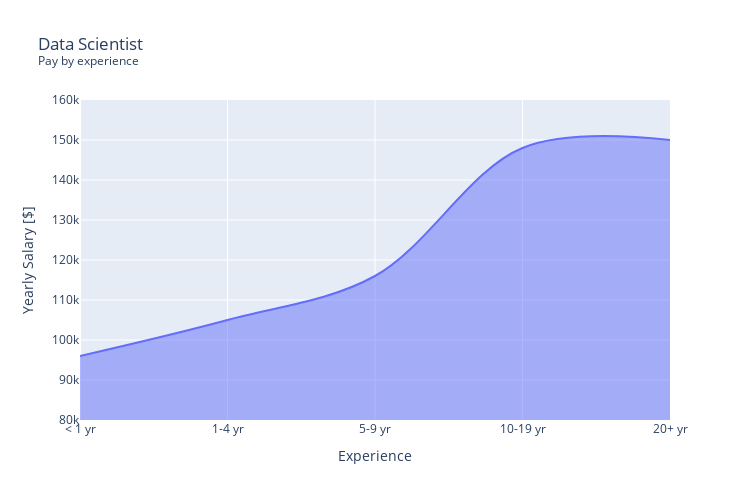

Notebook source saved alongside this figure:
### Code cell
import plotly.express as px
# df = px.data.gapminder()
fig = px.area(df_exp, y='YearlySalary', range_y=[80e3,160e3], line_shape='spline' ,title="Data Scientist<br><sup>Pay by experience</sup>", width=750, height=500)
fig.update_traces(mode="lines", hovertemplate=None)
fig.update_layout(hovermode="y",
    xaxis_title="Experience",
    yaxis_title="Yearly Salary [$]",)

fig.update_layout(
    xaxis = dict(
        tickmode = 'array',
        tickvals = [0, 5, 10, 15, 20],
        ticktext = ['< 1 yr', '1-4 yr', '5-9 yr', '10-19 yr', '20+ yr',]
    )
)

fig.show()

### Figure 1 — Plotly figure (JSON) as saved in the notebook; plotly's stock layout.template omitted (floating-point values rounded to 4 significant figures)
{"data": [{"fillpattern": {"shape": ""}, "legendgroup": "", "line": {"color": "#636efa", "shape": "spline"}, "marker": {"symbol": "circle"}, "mode": "lines", "name": "", "orientation": "v", "showlegend": false, "stackgroup": "1", "type": "scatter", "x": [0, 5, 10, 15, 20], "xaxis": "x", "y": [96000, 105000, 116000, 148000, 150000], "yaxis": "y"}], "layout": {"height": 500, "hovermode": "y", "legend": {"tracegroupgap": 0}, "title": {"text": "Data Scientist<br><sup>Pay by experience</sup>"}, "width": 750, "xaxis": {"anchor": "y", "domain": [0, 1], "tickmode": "array", "ticktext": ["< 1 yr", "1-4 yr", "5-9 yr", "10-19 yr", "20+ yr"], "tickvals": [0, 5, 10, 15, 20], "title": {"text": "Experience"}}, "yaxis": {"anchor": "x", "domain": [0, 1], "range": [80000, 160000], "title": {"text": "Yearly Salary [$]"}}}}
